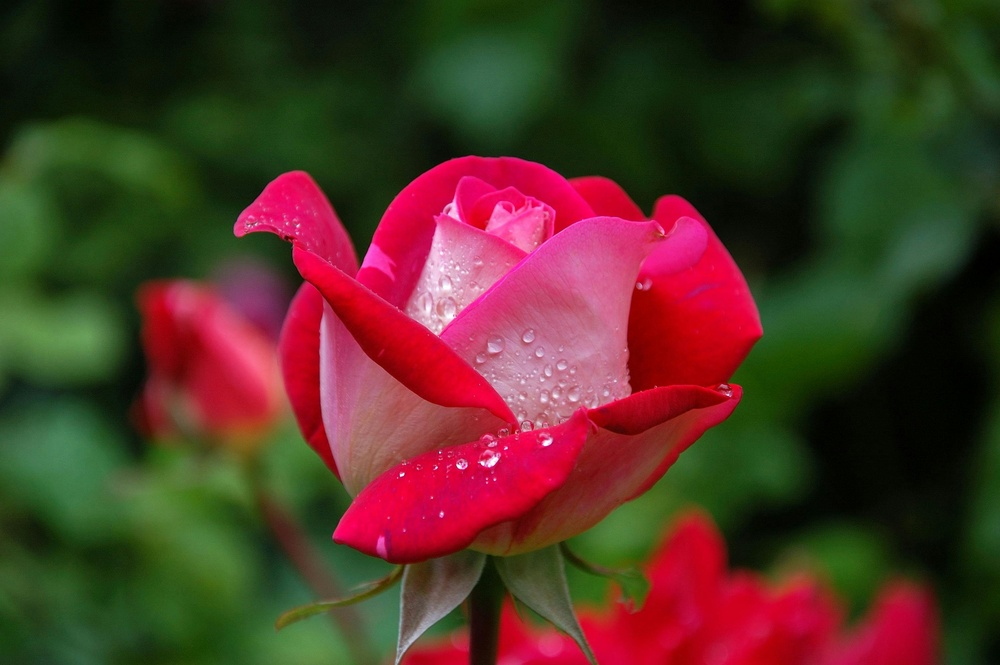
#> input picture Unit-5/flower.jpg, 1000 x 665 px, shrunk from 3008 x 2000 before the run
$ jupyter execute '21. Contrast effect on GRAY scale image.ipynb'
#> lines starting #> are read from the running program, lines starting #| are printed output that depends on the picture
[cell 1]
# 21. Contrast Effect on GRAY Scale Image

import cv2
import matplotlib.pyplot as plt
import numpy as np

img = cv2.imread('flower.jpg',0)
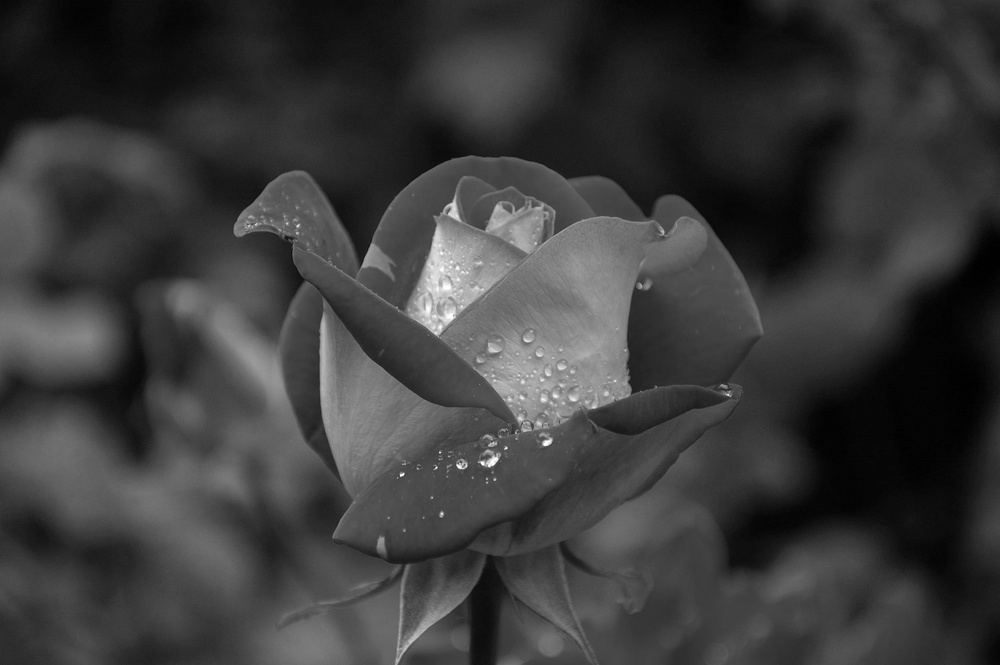
#> img: shape (665, 1000); min 0, max 255, mean 58.9
contrast = cv2.equalizeHist(img)
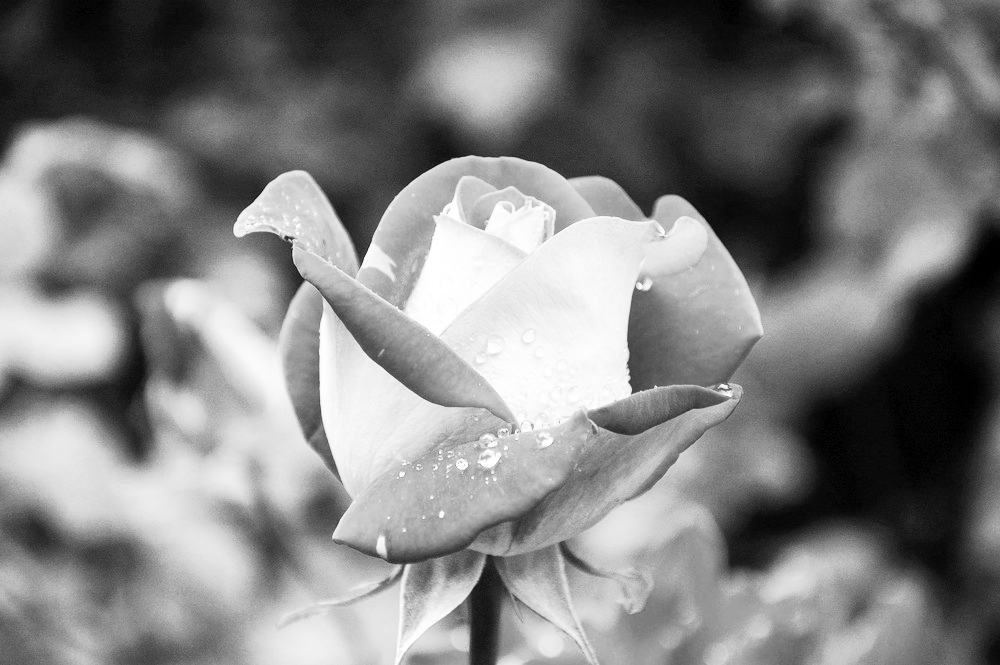
#> contrast: shape (665, 1000); min 0, max 255, mean 128.6

plt.subplot(1,2,1),plt.imshow(img,cmap='gray'),plt.title('Source'),plt.axis('off')
plt.subplot(1,2,2),plt.imshow(contrast,cmap='gray'),plt.title('Contrast Image'),plt.axis('off')
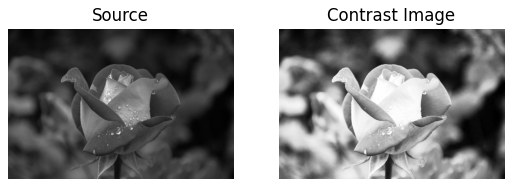
#> figure drawn by matplotlib, 2 panels

$ run again, with Unit-5/aerial.webp saved as Unit-5/flower.jpg
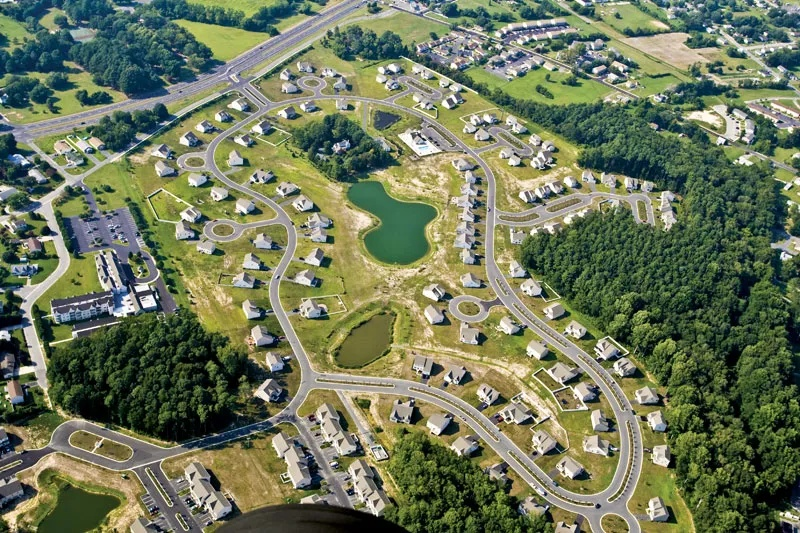
#> input picture Unit-5/aerial.webp, 800 x 533 px
#> `contrast = cv2.equalizeHist(img)`:
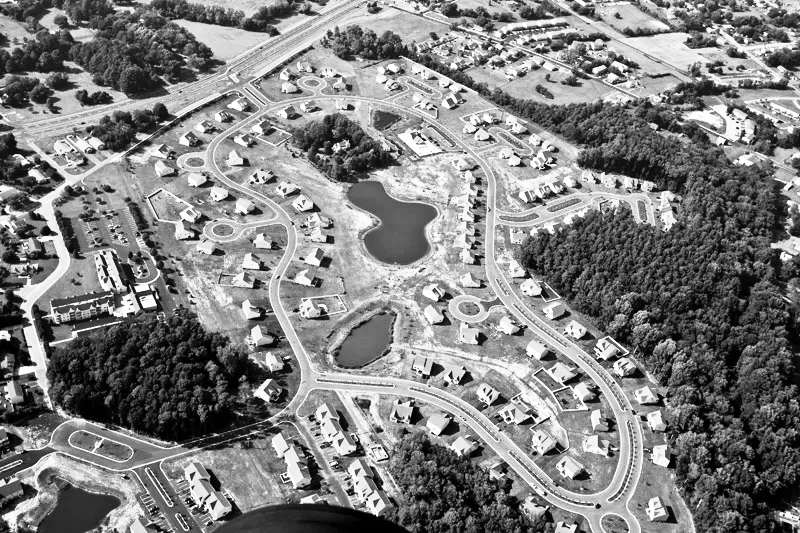
#> contrast: shape (533, 800); min 0, max 255, mean 127.8
#> `[cell 1] # 21. Contrast Effect on GRAY Scale Image  import cv2 import ..`:
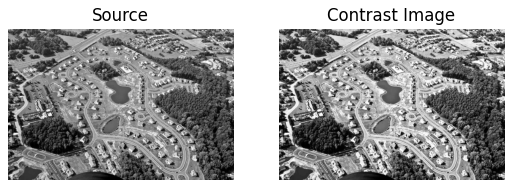
#> figure drawn by matplotlib, 2 panels
